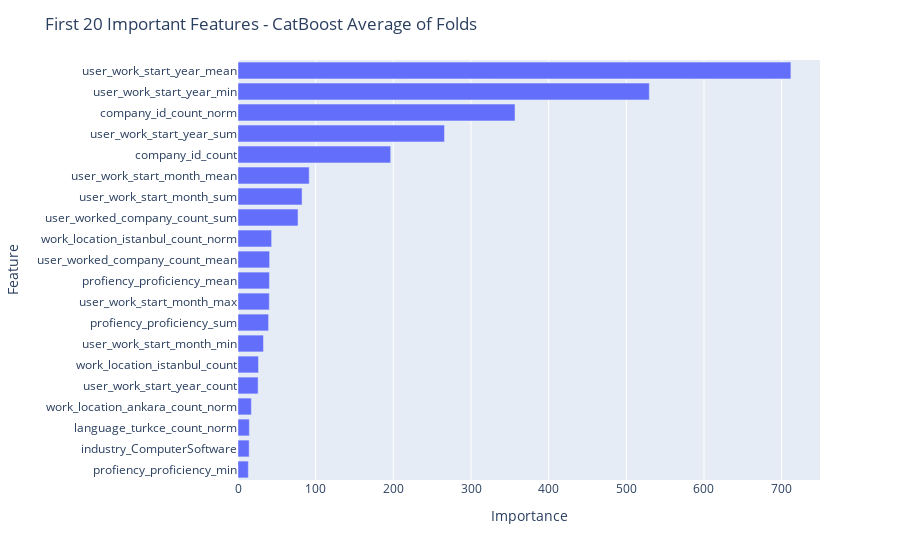

Source (notebook cell):
### Code cell
import plotly.express as px
importance = [model.feature_importances_ for model in models]

f_importance = pd.concat([pd.Series(X.columns.to_list(),name='Feature'),
                          pd.Series(np.mean(importance,axis=0),name="Importance")],
                         axis=1).sort_values(by='Importance',
                                             ascending=True)

fig = px.bar(f_importance.tail(20),x='Importance',y='Feature')
fig.update_layout(
    title_text="First 20 Important Features - CatBoost Average of Folds"
)
fig.show()

### Figure 1 — Plotly figure (JSON) as saved in the notebook; plotly's stock layout.template omitted (floating-point values rounded to 4 significant figures)
{"data": [{"alignmentgroup": "True", "hovertemplate": "Importance=%{x}<br>Feature=%{y}<extra></extra>", "legendgroup": "", "marker": {"color": "#636efa", "pattern": {"shape": ""}}, "name": "", "offsetgroup": "", "orientation": "h", "showlegend": false, "textposition": "auto", "type": "bar", "x": [13.3, 14.4, 14.6, 17.2, 25.9, 26.4, 32.8, 39.4, 40.3, 40.5, 40.7, 43.3, 77.3, 82.5, 91.7, 196.6, 265.9, 356.7, 529.6, 711.9], "xaxis": "x", "y": ["profiency_proficiency_min", "industry_ComputerSoftware", "language_turkce_count_norm", "work_location_ankara_count_norm", "user_work_start_year_count", "work_location_istanbul_count", "user_work_start_month_min", "profiency_proficiency_sum", "user_work_start_month_max", "profiency_proficiency_mean", "user_worked_company_count_mean", "work_location_istanbul_count_norm", "user_worked_company_count_sum", "user_work_start_month_sum", "user_work_start_month_mean", "company_id_count", "user_work_start_year_sum", "company_id_count_norm", "user_work_start_year_min", "user_work_start_year_mean"], "yaxis": "y"}], "layout": {"barmode": "relative", "legend": {"tracegroupgap": 0}, "margin": {"t": 60}, "title": {"text": "First 20 Important Features - CatBoost Average of Folds"}, "xaxis": {"anchor": "y", "domain": [0, 1], "title": {"text": "Importance"}}, "yaxis": {"anchor": "x", "domain": [0, 1], "title": {"text": "Feature"}}}}
